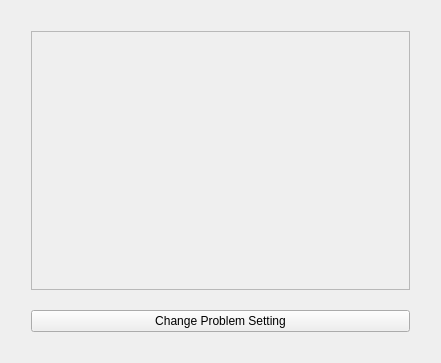
<?xml version="1.0" encoding="UTF-8"?>
<ui version="4.0">
 <class>MainWindow</class>
 <widget class="QMainWindow" name="MainWindow">
  <property name="enabled">
   <bool>true</bool>
  </property>
  <property name="geometry">
   <rect>
    <x>0</x>
    <y>0</y>
    <width>441</width>
    <height>363</height>
   </rect>
  </property>
  <property name="sizePolicy">
   <sizepolicy hsizetype="Preferred" vsizetype="Preferred">
    <horstretch>0</horstretch>
    <verstretch>0</verstretch>
   </sizepolicy>
  </property>
  <property name="minimumSize">
   <size>
    <width>200</width>
    <height>150</height>
   </size>
  </property>
  <property name="windowTitle">
   <string>DelFEM : solid2d_demos</string>
  </property>
  <widget class="QWidget" name="centralWidget">
   <property name="sizePolicy">
    <sizepolicy hsizetype="Preferred" vsizetype="Preferred">
     <horstretch>100</horstretch>
     <verstretch>100</verstretch>
    </sizepolicy>
   </property>
   <property name="autoFillBackground">
    <bool>false</bool>
   </property>
   <layout class="QHBoxLayout" name="horizontalLayout">
    <item>
     <layout class="QVBoxLayout" name="verticalLayout" stretch="0,0">
      <property name="spacing">
       <number>20</number>
      </property>
      <property name="sizeConstraint">
       <enum>QLayout::SetDefaultConstraint</enum>
      </property>
      <property name="margin">
       <number>20</number>
      </property>
      <item>
       <widget class="QScrollArea" name="scrollArea">
        <property name="sizePolicy">
         <sizepolicy hsizetype="Expanding" vsizetype="Expanding">
          <horstretch>0</horstretch>
          <verstretch>0</verstretch>
         </sizepolicy>
        </property>
        <property name="widgetResizable">
         <bool>true</bool>
        </property>
        <property name="alignment">
         <set>Qt::AlignJustify|Qt::AlignVCenter</set>
        </property>
        <widget class="QWidget" name="scrollAreaWidgetContents">
         <property name="geometry">
          <rect>
           <x>0</x>
           <y>0</y>
           <width>373</width>
           <height>255</height>
          </rect>
         </property>
        </widget>
       </widget>
      </item>
      <item>
       <widget class="QPushButton" name="pushButton">
        <property name="sizePolicy">
         <sizepolicy hsizetype="Preferred" vsizetype="Preferred">
          <horstretch>0</horstretch>
          <verstretch>0</verstretch>
         </sizepolicy>
        </property>
        <property name="text">
         <string>Change Problem Setting</string>
        </property>
       </widget>
      </item>
     </layout>
    </item>
   </layout>
  </widget>
 </widget>
 <layoutdefault spacing="6" margin="11"/>
 <resources/>
 <connections/>
</ui>
